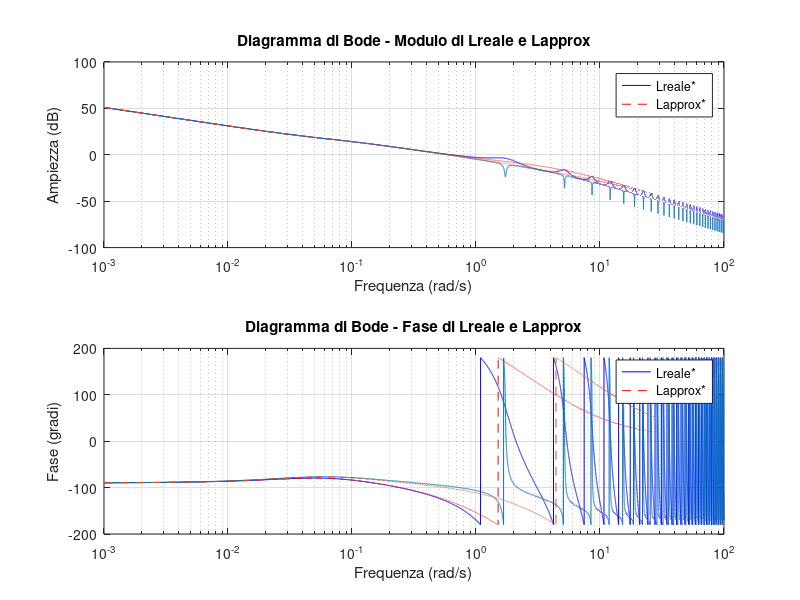
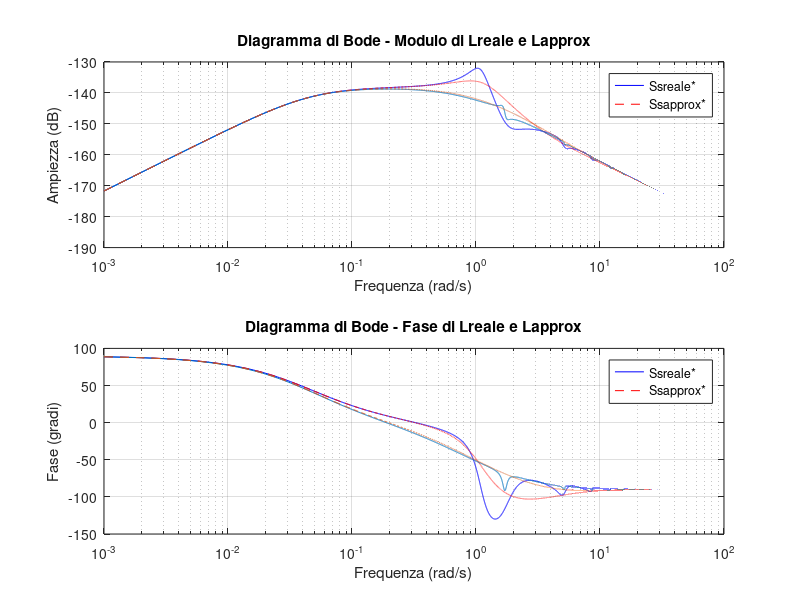
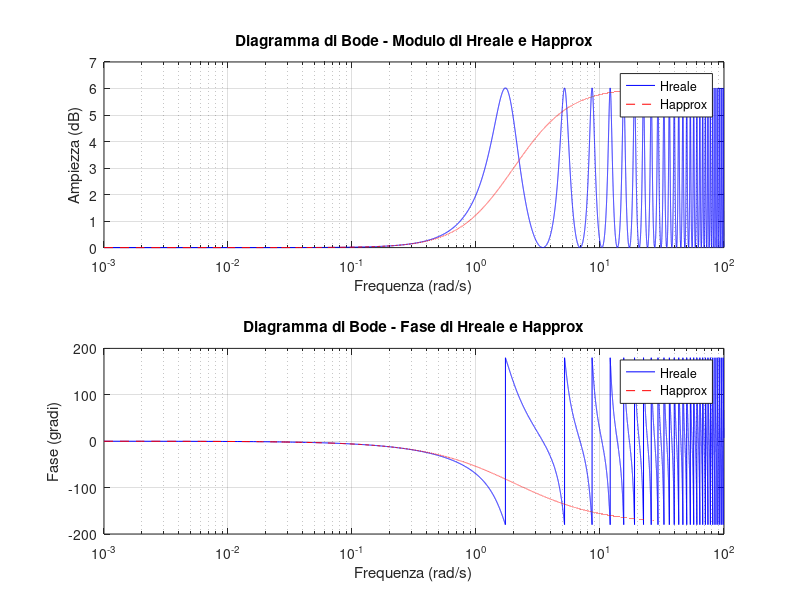

The MATLAB script that drew these images, in order: (Note: a time limit stopped this script after it produced the figures.)
clc
clear all
close all

% Intervallo di frequenze (omega) desiderato, con passo 0.01
omega = 0:0.001:100;

% Inizializzare i vettori per il modulo e la fase per entrambe le funzioni
magnitude_real = zeros(size(omega));
phase_real = zeros(size(omega));
magnitude_approx = zeros(size(omega));
phase_approx = zeros(size(omega));
magnitude_Lreal = zeros(size(omega));
phase_Lreal = zeros(size(omega));
magnitude_Lapprox = zeros(size(omega));
phase_Lapprox = zeros(size(omega));

% Calcolare il modulo e la fase per ciascuna frequenza per entrambe le funzioni
for k = 1:length(omega)
    s = 1i * omega(k);
    kp = 0.006646622313;
    omen = 2*pi*50;
    An = 0.29337;
    kstatic = omen/An;
    T = 0.3507;
    TA = 12;
    Beta = 0.3811;
    mu=omen/(340e6);

    % Calcolo per Greale
    H_real = (1 - 2* Beta * tanh(0.91 * s)) / (1 + Beta * tanh(0.91 * s));
    magnitude_Hreal(k) = abs(H_real);
    phase_Hreal(k) = angle(H_real) * (180 / pi);
    
    % Calcolo per Gapprox
    H_approx = (1 - 2*T * s) / (1 + T * s);
    magnitude_Happrox(k) = abs(H_approx);
    phase_Happrox(k) = angle(H_approx) * (180 / pi);
    
    % Calcolo per Lreale
    factor = kp * kstatic * ((20*s+1)/(20*s)) * (1/(TA*s+1)) * (1/(0.2*s+1));
    L_real = H_real * factor;
    magnitude_Lreal(k) = abs(L_real);
    phase_Lreal(k) = angle(L_real) * (180 / pi); % Convertire la fase in gradi
    
    % Calcolo per Lapprox
    L_approx = H_approx * factor;
    magnitude_Lapprox(k) = abs(L_approx);
    phase_Lapprox(k) = angle(L_approx) * (180 / pi); % Convertire la fase in gradi

     % Calcolo Ssapprox
    Ss_approx = mu*(1/(TA*s+1))*(1/(1+L_approx));
    magnitude_Ssapprox(k) = abs(Ss_approx);
    phase_Ssapprox(k) = angle(Ss_approx) * (180 / pi);

    % Calcolo Ssreale
    Ss_reale = mu*(1/(TA*s+1))*(1/(1+L_real));
    magnitude_Ssreale(k) = abs(Ss_reale);
    phase_Ssreale(k) = angle(Ss_reale) * (180 / pi);
end


% Plottare il diagramma di modulo (in dB) per Lreale e Lapprox
figure (1);
subplot(2, 1, 1);
semilogx(omega, 20 * log10(magnitude_Lreal), 'b', omega, 20 * log10(magnitude_Lapprox), 'r--');
grid on;
title('Diagramma di Bode - Modulo di Lreale e Lapprox');
xlabel('Frequenza (rad/s)');
ylabel('Ampiezza (dB)');
legend('Lreale', 'Lapprox');

hold
% Plottare il diagramma di fase (in gradi) per Lreale e Lapprox
subplot(2, 1, 2);
semilogx(omega, phase_Lreal, 'b', omega, phase_Lapprox, 'r--');
grid on;
title('Diagramma di Bode - Fase di Lreale e Lapprox');
xlabel('Frequenza (rad/s)');
ylabel('Fase (gradi)');
legend('Lreale', 'Lapprox');

hold
% Plottare il diagramma di modulo (in dB) per Ssreale e Ssapprox
figure (2);
subplot(2, 1, 1);
semilogx(omega, 20 * log10(magnitude_Ssreale), 'b', omega, 20 * log10(magnitude_Ssapprox), 'r--');
grid on;
title('Diagramma di Bode - Modulo di Ssreale e Ssapprox');
xlabel('Frequenza (rad/s)');
ylabel('Ampiezza (dB)');
legend('Ssreale', 'Ssapprox');

hold
% Plottare il diagramma di fase (in gradi) per Lreale e Lapprox
subplot(2, 1, 2);
semilogx(omega, phase_Ssreale, 'b', omega, phase_Ssapprox, 'r--');
grid on;
title('Diagramma di Bode - Fase di Ssreale e Ssapprox');
xlabel('Frequenza (rad/s)');
ylabel('Fase (gradi)');
legend('Ssreale', 'Ssapprox');

hold

% Plottare il diagramma di modulo (in dB) per Hreale e Happrox
figure (3);
subplot(2, 1, 1);
semilogx(omega, 20 * log10(magnitude_Hreal), 'b', omega, 20 * log10(magnitude_Happrox), 'r--');
grid on;
title('Diagramma di Bode - Modulo di Hreale e Happrox');
xlabel('Frequenza (rad/s)');
ylabel('Ampiezza (dB)');
legend('Hreale', 'Happrox');

hold
% Plottare il diagramma di fase (in gradi) per Hreale e Happrox
subplot(2, 1, 2);
semilogx(omega, phase_Hreal, 'b', omega, phase_Happrox, 'r--');
grid on;
title('Diagramma di Bode - Fase di Hreale e Happrox');
xlabel('Frequenza (rad/s)');
ylabel('Fase (gradi)');
legend('Hreale', 'Happrox');

hold
%% Point 7

% Intervallo di frequenze (omega) desiderato, con passo 0.01
omega = 0:0.001:100;

% Inizializzare i vettori per il modulo e la fase per entrambe le funzioni
magnitude_real = zeros(size(omega));
phase_real = zeros(size(omega));
magnitude_approx = zeros(size(omega));
phase_approx = zeros(size(omega));
magnitude_Lreal = zeros(size(omega));
phase_Lreal = zeros(size(omega));
magnitude_Lapprox = zeros(size(omega));
phase_Lapprox = zeros(size(omega));

% Calcolare il modulo e la fase per ciascuna frequenza per entrambe le funzioni
for k = 1:length(omega)
    s = 1i * omega(k);
    kp = 0.006646622313;
    omen = 2*pi*50;
    An = 0.29337/5;
    kstatic = omen/An;
    T = 0.3507/5;
    TA = 12*5;
    Beta = 0.3861/5;
    alpha = 1*5;
    mu=omen/(340e6)*5;

    % Calcolo per Greale
    H_real = (1 - 0.2*Beta * tanh(0.91 * s)) / (1 + Beta* tanh(0.91 * s));
    
    % Calcolo per Gapprox
    H_approx = (1 - 2*T * s) / (1 + T * s);
    
    % Calcolo per Lreale
    factor = kp * kstatic * ((20*s+1)/(20*s)) * (1/(TA*s+alpha)) * (1/(0.2*s+1));
    L_real = H_real * factor;
    magnitude_Lreal(k) = abs(L_real);
    phase_Lreal(k) = angle(L_real) * (180 / pi); % Convertire la fase in gradi
    
    % Calcolo per Lapprox
    L_approx = H_approx * factor;
    magnitude_Lapprox(k) = abs(L_approx);
    phase_Lapprox(k) = angle(L_approx) * (180 / pi); % Convertire la fase in gradi

    % Calcolo Ssapprox
    Ss_approx = mu*(1/(TA*s+alpha))*(1/(1+L_approx));
    magnitude_Ssapprox(k) = abs(Ss_approx);
    phase_Ssapprox(k) = angle(Ss_approx) * (180 / pi);

    % Calcolo Ssreale
    Ss_reale = mu*(1/(TA*s+alpha))*(1/(1+L_real));
    magnitude_Ssreale(k) = abs(Ss_reale);
    phase_Ssreale(k) = angle(Ss_reale) * (180 / pi);
end

% Plottare il diagramma di modulo (in dB) per Lreale e Lapprox
figure (1);
subplot(2, 1, 1);
semilogx(omega, 20 * log10(magnitude_Lreal), omega, 20 * log10(magnitude_Lapprox), '--');
grid on;
title('Diagramma di Bode - Modulo di Lreale e Lapprox');
xlabel('Frequenza (rad/s)');
ylabel('Ampiezza (dB)');
legend('Lreale*', 'Lapprox*');

% Plottare il diagramma di fase (in gradi) per Lreale e Lapprox
subplot(2, 1, 2);
semilogx(omega, phase_Lreal, omega, phase_Lapprox, '--');
grid on;
title('Diagramma di Bode - Fase di Lreale e Lapprox');
xlabel('Frequenza (rad/s)');
ylabel('Fase (gradi)');
legend('Lreale*', 'Lapprox*');


% Plottare il diagramma di modulo (in dB) per Ssreale e Ssapprox
figure (2);
subplot(2, 1, 1);
semilogx(omega, 20 * log10(magnitude_Ssreale), omega, 20 * log10(magnitude_Ssapprox), '--');
grid on;
title('Diagramma di Bode - Modulo di Lreale e Lapprox');
xlabel('Frequenza (rad/s)');
ylabel('Ampiezza (dB)');
legend('Ssreale*', 'Ssapprox*');

% Plottare il diagramma di fase (in gradi) per Lreale e Lapprox
subplot(2, 1, 2);
semilogx(omega, phase_Ssreale, omega, phase_Ssapprox, '--');
grid on;
title('Diagramma di Bode - Fase di Lreale e Lapprox');
xlabel('Frequenza (rad/s)');
ylabel('Fase (gradi)');
legend('Ssreale*', 'Ssapprox*');
